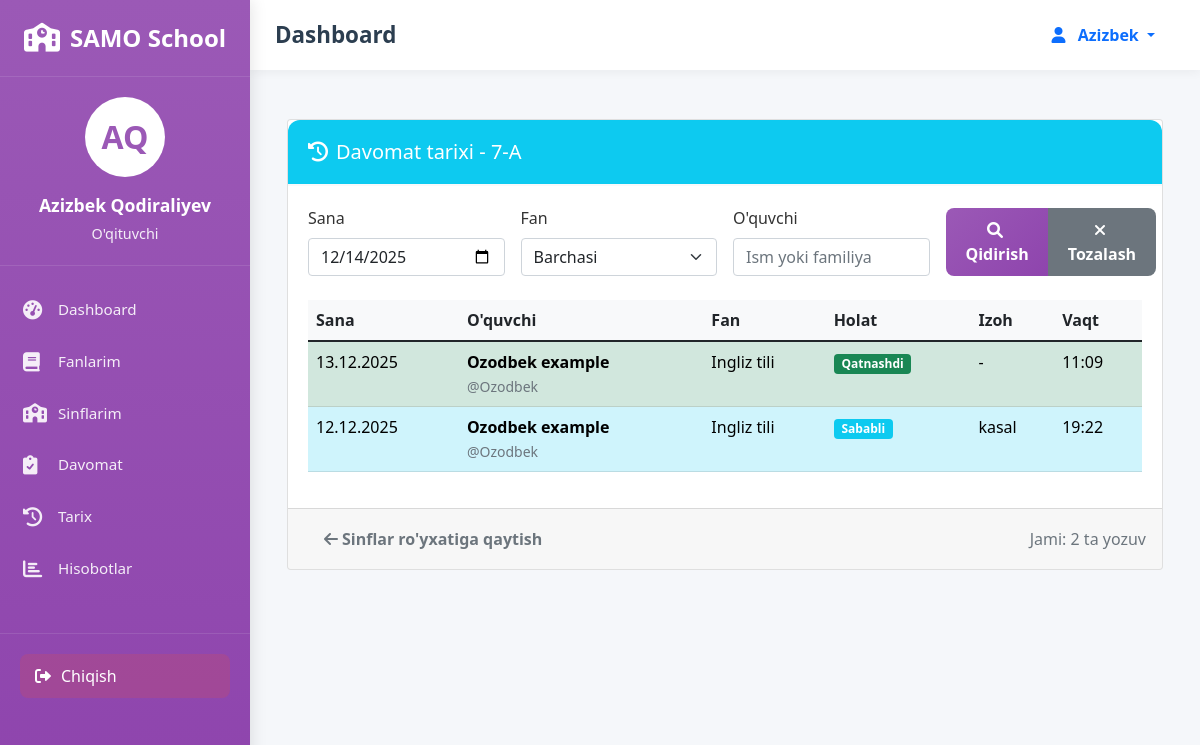
The page /teacher/class/4/attendance/ (signed in) on the database as committed earlier.
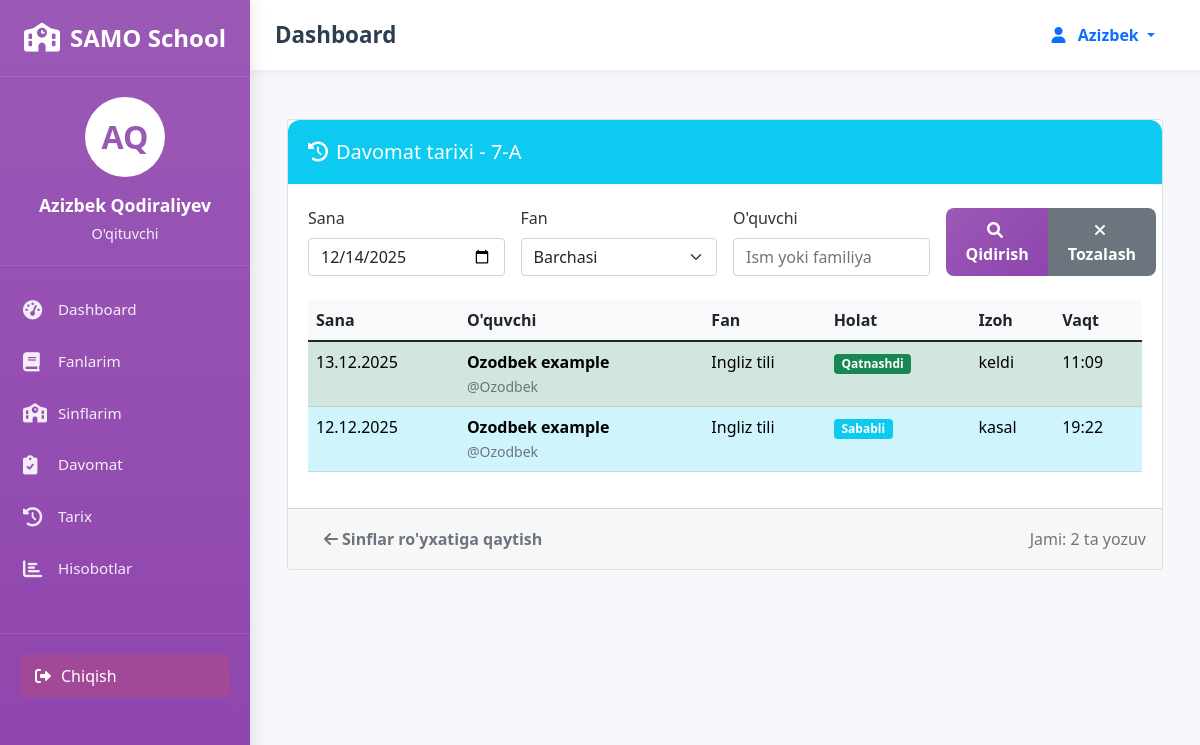
The same page on the database as committed later.
### attendance/models.py (models this page shows, shortened)
class Attendance(models.Model):
    STATUS_CHOICES = [
        ('present', 'Present'),
        ('absent', 'Absent'),
        ('late', 'Late'),
        ('excused', 'Excused'),
    ]
    student = models.ForeignKey(User, on_delete=models.CASCADE, related_name='attendances')
    teacher = models.ForeignKey(User, on_delete=models.CASCADE, related_name='taken_attendances')
    subject = models.ForeignKey(Subject, on_delete=models.CASCADE)
    class_obj = models.ForeignKey(Class, on_delete=models.CASCADE)
    date = models.DateField()
    status = models.CharField(max_length=10, choices=STATUS_CHOICES, default='present')
    notes = models.TextField(blank=True, null=True)
    created_at = models.DateTimeField(auto_now_add=True)
    updated_at = models.DateTimeField(auto_now=True)
    class Meta:
        ordering = ['-date', '-created_at']

class Subject(models.Model):
    name = models.CharField(max_length=100)
    teacher = models.ForeignKey(User, on_delete=models.SET_NULL, null=True,
                                related_name='teacher_subjects')
    classes = models.ManyToManyField(Class, related_name='subjects')
    lessons_per_week = models.IntegerField(default=1)
    schedule = models.CharField(max_length=100, blank=True, null=True)
    created_at = models.DateTimeField(auto_now_add=True)

### attendance/views.py (the view)
# urls.py: path('teacher/class/<int:class_id>/attendance/', views.teacher_view_class_attendance,
@login_required
def teacher_view_class_attendance(request, class_id):
    if not hasattr(request.user, 'profile') or request.user.profile.role != 'teacher':
        messages.error(request, "Sizda o'qituvchi huquqlari yo'q!")
        return redirect('login')
    class_obj = get_object_or_404(Class, id=class_id, teacher=request.user)
    date_filter = request.GET.get('date', '')
    subject_filter = request.GET.get('subject', '')
    student_filter = request.GET.get('student', '')
    attendance_records = Attendance.objects.filter(
        class_obj=class_obj,
        teacher=request.user
    ).select_related('student', 'subject').order_by('-date', '-created_at')
    if date_filter:
        try:
            filter_date = datetime.strptime(date_filter, '%Y-%m-%d').date()
            attendance_records = attendance_records.filter(date=filter_date)
        except:
            pass
    if subject_filter:
        attendance_records = attendance_records.filter(subject__name__icontains=subject_filter)
    if student_filter:
        attendance_records = attendance_records.filter(
            Q(student__first_name__icontains=student_filter) |
            Q(student__last_name__icontains=student_filter) |
            Q(student__username__icontains=student_filter)
        )
    subjects = Subject.objects.filter(teacher=request.user, classes=class_obj)
    students = Profile.objects.filter(role='student', student_class=class_obj).select_related('user')
    context = {
        'class_obj': class_obj,
        'attendance_records': attendance_records,
        'subjects': subjects,
        'students': students,
        'date_filter': date_filter,
        'subject_filter': subject_filter,
        'student_filter': student_filter,
    }
    return render(request, 'attendance/teacher_class_attendance.html', context)

### attendance/templates/attendance/teacher_class_attendance.html (shortened to what the changed rows need)
{% extends 'attendance/base.html' %}
{% block content %}
<div class="container-fluid py-4">
    <div class="card">
        <div class="card-body">
            {% if attendance_records %}
            <div class="table-responsive">
                <table class="table table-hover">
                    <thead>
                        <tr>
                            <th>Sana</th>
                            <th>O'quvchi</th>
                            <th>Fan</th>
                            <th>Holat</th>
                            <th>Izoh</th>
                            <th>Vaqt</th>
                        </tr>
                    </thead>
                    <tbody>
                        {% for record in attendance_records %}
                        <tr class="{% if record.status == 'present' %}table-success{% elif record.status == 'absent' %}table-danger{% elif record.status == 'late' %}table-warning{% else %}table-info{% endif %}">
                            <td>{{ record.date|date:"d.m.Y" }}</td>
                            <td>
                                <strong>{{ record.student.get_full_name }}</strong>
                                <br>
                                <small class="text-muted">@{{ record.student.username }}</small>
                            </td>
                            <td>{{ record.subject.name }}</td>
                            <td>
                                {% if record.status == 'present' %}
                                <span class="badge bg-success">Qatnashdi</span>
                                {% elif record.status == 'absent' %}
                                <span class="badge bg-danger">Qatnashmadi</span>
                                {% elif record.status == 'late' %}
                                <span class="badge bg-warning">Kech qoldi</span>
                                {% else %}
                                <span class="badge bg-info">Sababli</span>
                                {% endif %}
                            </td>
                            <td>{{ record.notes|default:"-"|truncatechars:50 }}</td>
                            <td>{{ record.created_at|time:"H:i" }}</td>
                        </tr>
                        {% endfor %}
                    </tbody>
                </table>
            </div>
            {% endif %}
        </div>
    </div>
</div>
{% endblock %}

Rows that differ between the two databases and show on the page:
changed Attendance: notes "-" → "keldi"
